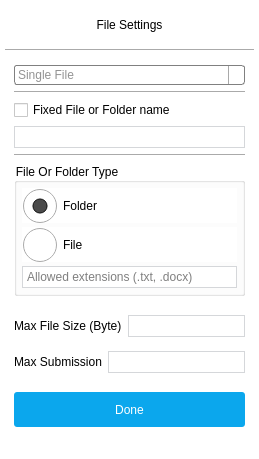
           <widget class="QWidget" name="widget_5" native="true">
            <property name="styleSheet">
             <string notr="true">background-color: rgb(255, 255, 255);</string>
            </property>
            <layout class="QVBoxLayout" name="verticalLayout_3">
             <property name="spacing">
              <number>4</number>
             </property>
             <property name="leftMargin">
              <number>5</number>
             </property>
             <property name="topMargin">
              <number>5</number>
             </property>
             <property name="rightMargin">
              <number>5</number>
             </property>
             <property name="bottomMargin">
              <number>5</number>
             </property>
             <item>
              <widget class="QWidget" name="widget_7" native="true">
               <property name="minimumSize">
                <size>
                 <width>0</width>
                 <height>40</height>
                </size>
               </property>
               <property name="maximumSize">
                <size>
                 <width>16777215</width>
                 <height>40</height>
                </size>
               </property>
               <layout class="QHBoxLayout" name="horizontalLayout_6">
                <item>
                 <widget class="QLabel" name="label_2">
                  <property name="styleSheet">
                   <string notr="true">color: rgb(0, 0, 0);
font: 15pt &quot;Segoe UI&quot;;</string>
                  </property>
                  <property name="text">
                   <string>File Settings</string>
                  </property>
                  <property name="alignment">
                   <set>Qt::AlignCenter</set>
                  </property>
                 </widget>
                </item>
               </layout>
              </widget>
             </item>
             <item>
              <widget class="Line" name="line_3">
               <property name="orientation">
                <enum>Qt::Horizontal</enum>
               </property>
              </widget>
             </item>
             <item>
              <widget class="QWidget" name="widget_8" native="true">
               <layout class="QVBoxLayout" name="verticalLayout_8">
                <property name="leftMargin">
                 <number>0</number>
                </property>
                <property name="topMargin">
                 <number>0</number>
                </property>
                <property name="rightMargin">
                 <number>0</number>
                </property>
                <property name="bottomMargin">
                 <number>0</number>
                </property>
                <item>
                 <widget class="QWidget" name="widget_11" native="true">
                  <layout class="QVBoxLayout" name="verticalLayout_7">
                   <item>
                    <widget class="QComboBox" name="comboBox">
                     <property name="styleSheet">
                      <string notr="true">QComboBox {
	
	font: 14pt &quot;Segoe UI&quot;;
	
	color: rgb(147, 147, 147);
     border: 1px solid gray;
     border-radius: 3px;
     padding: 1px 18px 1px 3px;
     min-width: 6em;
 }

 QComboBox:editable {
     background: white;
	
 }

 QComboBox:!editable, QComboBox::drop-down:editable {
      background: qlineargradient(x1: 0, y1: 0, x2: 0, y2: 1,
                                    stop: 0 #FFFFFF, stop: 0.35 #F4F4F4,
                                    stop: 0.39999 #E7E7E7, stop: 0.6 #EFEFEF,
                                    stop: 0.9 #F2F2F2, stop: 1 #FFFFFF);
 }

 /* QComboBox gets the &quot;on&quot; state when the popup is open */
 QComboBox:!editable:on, QComboBox::drop-down:editable:on {
     background: (x1: 0, y1: 0, x2: 0, y2: 1,
                                    stop: 0 #E7E7E7, stop: 0.30 #EFEFEF,
                                    stop: 0.40 #F4F4F4, stop: 0.60 #FFFFFF,
                                    stop: 0.85 #EFEFEF, stop: 1 #E7E7E7);
 }

 QComboBox:on { /* shift the text when the popup opens */
     padding-top: 3px;
     padding-left: 4px;
 }

 QComboBox::drop-down {
     subcontrol-origin: padding;
     subcontrol-position: top right;
     width: 15px;

     border-left-width: 1px;
     border-left-color: darkgray;
     border-left-style: solid; /* just a single line */
     border-top-right-radius: 3px; /* same radius as the QComboBox */
     border-bottom-right-radius: 3px;
 }

 QComboBox::down-arrow {
	
	image: url(://Images/ic_expand.png);
 }

 QComboBox::down-arrow:on { /* shift the arrow when popup is open */
     top: 1px;
     left: 1px;
 }</string>
                     </property>
                     <item>
                      <property name="text">
                       <string>Single File</string>
                      </property>
                     </item>
                     <item>
                      <property name="text">
                       <string>Multiple File</string>
                      </property>
                     </item>
                     <item>
                      <property name="text">
                       <string>Folder</string>
                      </property>
                     </item>
                    </widget>
                   </item>
                   <item>
                    <widget class="Line" name="line">
                     <property name="orientation">
                      <enum>Qt::Horizontal</enum>
                     </property>
                    </widget>
                   </item>
                   <item>
                    <widget class="QCheckBox" name="checkBox">
                     <property name="styleSheet">
                      <string notr="true">font: 11pt &quot;Segoe UI&quot;;</string>
                     </property>
                     <property name="text">
                      <string>Fixed File or Folder name</string>
                     </property>
                    </widget>
                   </item>
                   <item>
                    <widget class="QLineEdit" name="FixedFileNameEdit">
                     <property name="styleSheet">
                      <string notr="true">QLineEdit
{
	border-style : solid;
    background-color: rgb(255, 255, 255);
	font: 75 12pt &quot;Segoe UI&quot;;
	border-color: rgb(213, 215, 218);
	border-width: 1px;
	padding: 2px;
}

QLineEdit:hover
{
	background-color: rgba(213, 215, 218,150);
	border-style : solid;
}

QLineEdit:focus
{
	background-color: rgb(255, 255, 255);
	border-style : solid;
	border-color: rgb(11, 167, 237);
	border-width: 1px;
}</string>
                     </property>
                    </widget>
                   </item>
                   <item>
                    <widget class="Line" name="line_2">
                     <property name="orientation">
                      <enum>Qt::Horizontal</enum>
                     </property>
                    </widget>
                   </item>
                   <item>
                    <widget class="QGroupBox" name="FIleFolderTypeGroup">
                     <property name="styleSheet">
                      <string notr="true">font: 12pt &quot;Segoe UI&quot;;</string>
                     </property>
                     <property name="title">
                      <string>File Or Folder Type</string>
                     </property>
                     <layout class="QVBoxLayout" name="verticalLayout_6">
                      <property name="spacing">
                       <number>4</number>
                      </property>
                      <property name="leftMargin">
                       <number>5</number>
                      </property>
                      <property name="topMargin">
                       <number>5</number>
                      </property>
                      <property name="rightMargin">
                       <number>5</number>
                      </property>
                      <property name="bottomMargin">
                       <number>5</number>
                      </property>
                      <item>
                       <widget class="QRadioButton" name="radioButton">
                        <property name="styleSheet">
                         <string notr="true">QRadioButton
{
	font: 12pt &quot;Segoe UI&quot;;
}

QRadioButton::indicator
{
	width: 35px;
	height: 35px;
}

QRadioButton::indicator::unchecked {
     image: url(://Images/Button_Rec Inactive.png);
 }

QRadioButton::indicator::checked {
     image: url(://Images/Button_Rec Active.png);
 }</string>
                        </property>
                        <property name="text">
                         <string>Folder</string>
                        </property>
                        <property name="checked">
                         <bool>true</bool>
                        </property>
                       </widget>
                      </item>
                      <item>
                       <widget class="QRadioButton" name="radioButton_2">
                        <property name="styleSheet">
                         <string notr="true">QRadioButton
{
	font: 12pt &quot;Segoe UI&quot;;
}

QRadioButton::indicator
{
	width: 35px;
	height: 35px;
}

QRadioButton::indicator::unchecked {
     image: url(://Images/Button_Rec Inactive.png);
 }

QRadioButton::indicator::checked {
     image: url(://Images/Button_Rec Active.png);
 }</string>
                        </property>
                        <property name="text">
                         <string>File</string>
                        </property>
                       </widget>
                      </item>
                      <item>
                       <widget class="QLineEdit" name="FileTypeEdit">
                        <property name="styleSheet">
                         <string notr="true">QLineEdit
{
	border-style : solid;
    background-color: rgb(255, 255, 255);
	font: 75 12pt &quot;Segoe UI&quot;;
	border-color: rgb(213, 215, 218);
	border-width: 1px;
	padding: 2px;
}

QLineEdit:hover
{
	background-color: rgba(213, 215, 218,150);
	border-style : solid;
}

QLineEdit:focus
{
	background-color: rgb(255, 255, 255);
	border-style : solid;
	border-color: rgb(11, 167, 237);
	border-width: 1px;
}</string>
                        </property>
                        <property name="placeholderText">
                         <string>Allowed extensions (.txt, .docx)</string>
                        </property>
                       </widget>
                      </item>
                     </layout>
                    </widget>
                   </item>
                  </layout>
                 </widget>
                </item>
                <item>
                 <widget class="QWidget" name="widget_19" native="true">
                  <property name="minimumSize">
                   <size>
                    <width>0</width>
                    <height>30</height>
                   </size>
                  </property>
                  <layout class="QHBoxLayout" name="horizontalLayout_11">
                   <property name="leftMargin">
                    <number>9</number>
                   </property>
                   <property name="topMargin">
                    <number>0</number>
                   </property>
                   <property name="rightMargin">
                    <number>9</number>
                   </property>
                   <property name="bottomMargin">
                    <number>0</number>
                   </property>
                   <item>
                    <widget class="QLabel" name="label_7">
                     <property name="styleSheet">
                      <string notr="true">font: 11pt &quot;Segoe UI&quot;;</string>
                     </property>
                     <property name="text">
                      <string>Max File Size (Byte)</string>
                     </property>
                    </widget>
                   </item>
                   <item>
                    <widget class="QLineEdit" name="FixedFileNameEdit_2">
                     <property name="styleSheet">
                      <string notr="true">QLineEdit
{
	border-style : solid;
    background-color: rgb(255, 255, 255);
	font: 75 12pt &quot;Segoe UI&quot;;
	border-color: rgb(213, 215, 218);
	border-width: 1px;
	padding: 2px;
}

QLineEdit:hover
{
	background-color: rgba(213, 215, 218,150);
	border-style : solid;
}

QLineEdit:focus
{
	background-color: rgb(255, 255, 255);
	border-style : solid;
	border-color: rgb(11, 167, 237);
	border-width: 1px;
}</string>
                     </property>
                    </widget>
                   </item>
                  </layout>
                 </widget>
                </item>
                <item>
                 <widget class="QWidget" name="widget_20" native="true">
                  <property name="minimumSize">
                   <size>
                    <width>0</width>
                    <height>30</height>
                   </size>
                  </property>
                  <layout class="QHBoxLayout" name="horizontalLayout_14">
                   <property name="topMargin">
                    <number>0</number>
                   </property>
                   <property name="bottomMargin">
                    <number>0</number>
                   </property>
                   <item>
                    <widget class="QLabel" name="label_8">
                     <property name="styleSheet">
                      <string notr="true">font: 11pt &quot;Segoe UI&quot;;</string>
                     </property>
                     <property name="text">
                      <string>Max Submission</string>
                     </property>
                    </widget>
                   </item>
                   <item>
                    <widget class="QLineEdit" name="FixedFileNameEdit_3">
                     <property name="minimumSize">
                      <size>
                       <width>137</width>
                       <height>0</height>
                      </size>
                     </property>
                     <property name="maximumSize">
                      <size>
                       <width>137</width>
                       <height>16777215</height>
                      </size>
                     </property>
                     <property name="styleSheet">
                      <string notr="true">QLineEdit
{
	border-style : solid;
    background-color: rgb(255, 255, 255);
	font: 75 12pt &quot;Segoe UI&quot;;
	border-color: rgb(213, 215, 218);
	border-width: 1px;
	padding: 2px;
}

QLineEdit:hover
{
	background-color: rgba(213, 215, 218,150);
	border-style : solid;
}

QLineEdit:focus
{
	background-color: rgb(255, 255, 255);
	border-style : solid;
	border-color: rgb(11, 167, 237);
	border-width: 1px;
}</string>
                     </property>
                    </widget>
                   </item>
                  </layout>
                 </widget>
                </item>
                <item>
                 <widget class="QWidget" name="widget_18" native="true">
                  <layout class="QHBoxLayout" name="horizontalLayout_10">
                   <item>
                    <widget class="QPushButton" name="pushButton_4">
                     <property name="minimumSize">
                      <size>
                       <width>80</width>
                       <height>35</height>
                      </size>
                     </property>
                     <property name="cursor">
                      <cursorShape>PointingHandCursor</cursorShape>
                     </property>
                     <property name="styleSheet">
                      <string notr="true">QPushButton
{
	background-color: rgb(11, 167, 237);
	border-style: solid;
	border-radius: 3px;
	color: rgb(255, 255, 255);
	font: 12pt &quot;Segoe UI&quot;;
}

QPushButton:hover
{
	background-color: rgb(15, 155, 218);
}</string>
                     </property>
                     <property name="text">
                      <string>Done</string>
                     </property>
                    </widget>
                   </item>
                  </layout>
                 </widget>
                </item>
                <item>
                 <spacer name="verticalSpacer">
                  <property name="orientation">
                   <enum>Qt::Vertical</enum>
                  </property>
                  <property name="sizeHint" stdset="0">
                   <size>
                    <width>20</width>
                    <height>18</height>
                   </size>
                  </property>
                 </spacer>
                </item>
               </layout>
              </widget>
             </item>
            </layout>
           </widget>
